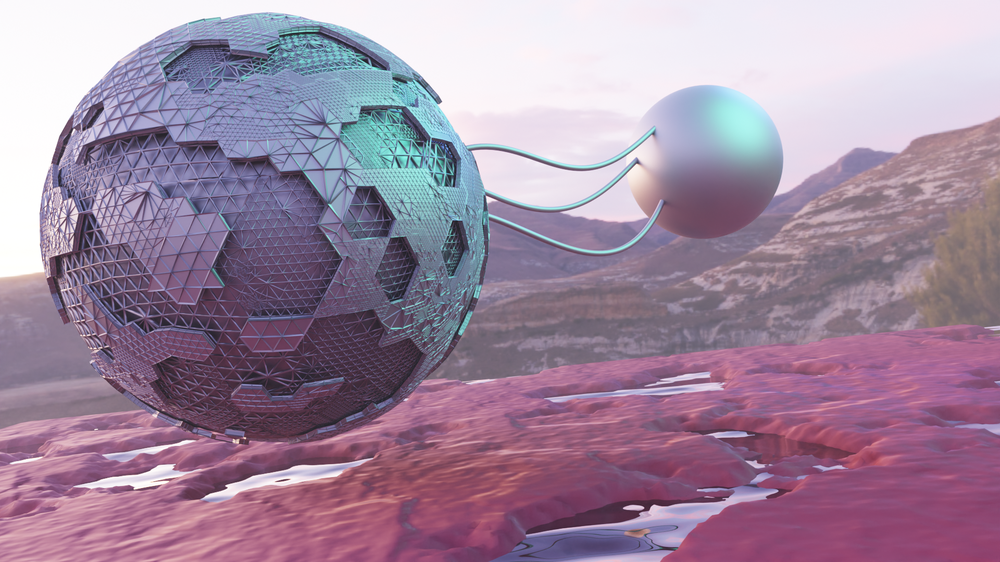
#> input picture image.png, 1000 x 562 px, shrunk from 1920 x 1080 before the run
$ python equalize.py
#> lines starting #> are read from the running program, lines starting #| are printed output that depends on the picture

# Importing the OpenCV library
import cv2
# import Numpy
import numpy as np


def run_histogram_equalization(image_path):
#> called with image_path = 'image.png'
    rgb_img = cv2.imread(image_path)
#> rgb_img is the input picture: shape (562, 1000, 3); mean B, G, R 158.8, 136.1, 159

    # convert from RGB color-space to HSV
    hsv_img = cv2.cvtColor(rgb_img, cv2.COLOR_BGR2HSV)
#> hsv_img: shape (562, 1000, 3); mean H, S, V 142.6, 61.2, 168.9
    # print(hsv_img[: , : , 2])

    # equalize the histogram of the V channel
    hsv_img[:, :, 2] = cv2.equalizeHist(hsv_img[:, :, 2])
#> hsv_img: shape (562, 1000, 3); mean H, S, V 142.6, 61.2, 128.4

    # convert back to RGB color-space from YCrCb
    equalized_img = cv2.cvtColor(hsv_img, cv2.COLOR_HSV2BGR)
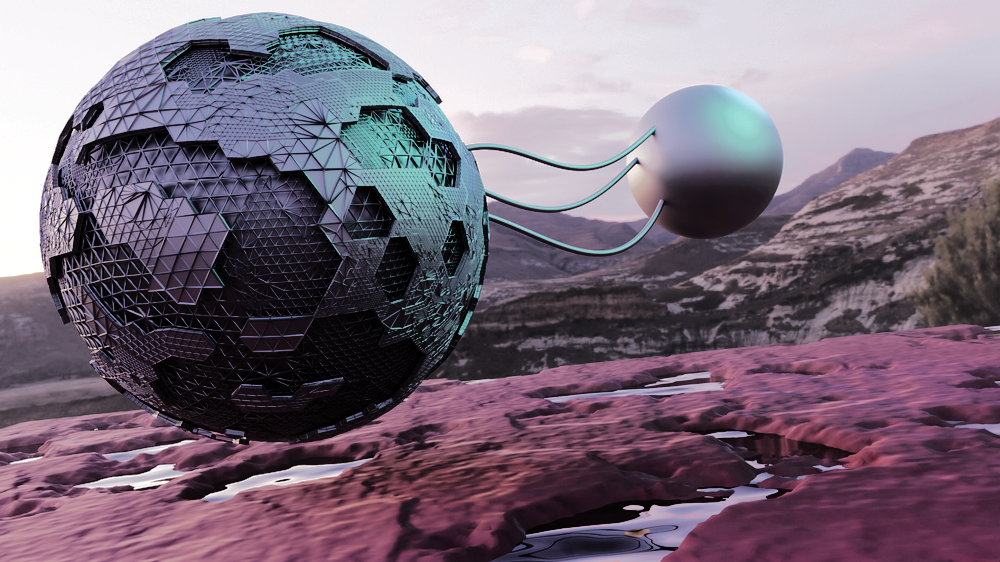
#> equalized_img: shape (562, 1000, 3); mean B, G, R 120.9, 105.7, 120.7

    res = np.hstack((rgb_img, equalized_img))
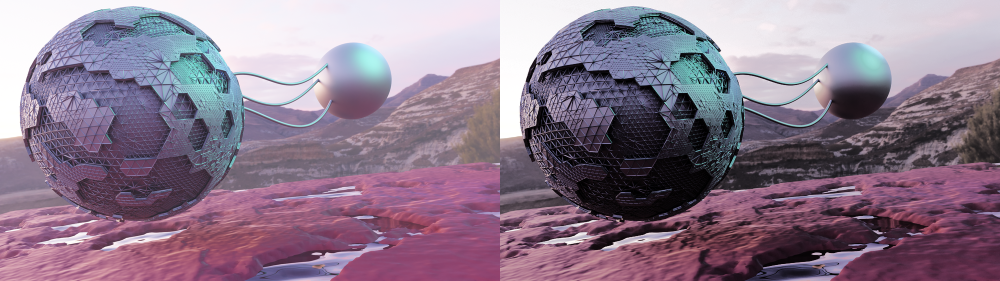
#> res: shape (562, 2000, 3) (shown at 1/2 size); mean B, G, R 139.8, 120.9, 139.8
    cv2.imshow('equalized_img', res)
    cv2.waitKey(0)


run_histogram_equalization("image.png")
